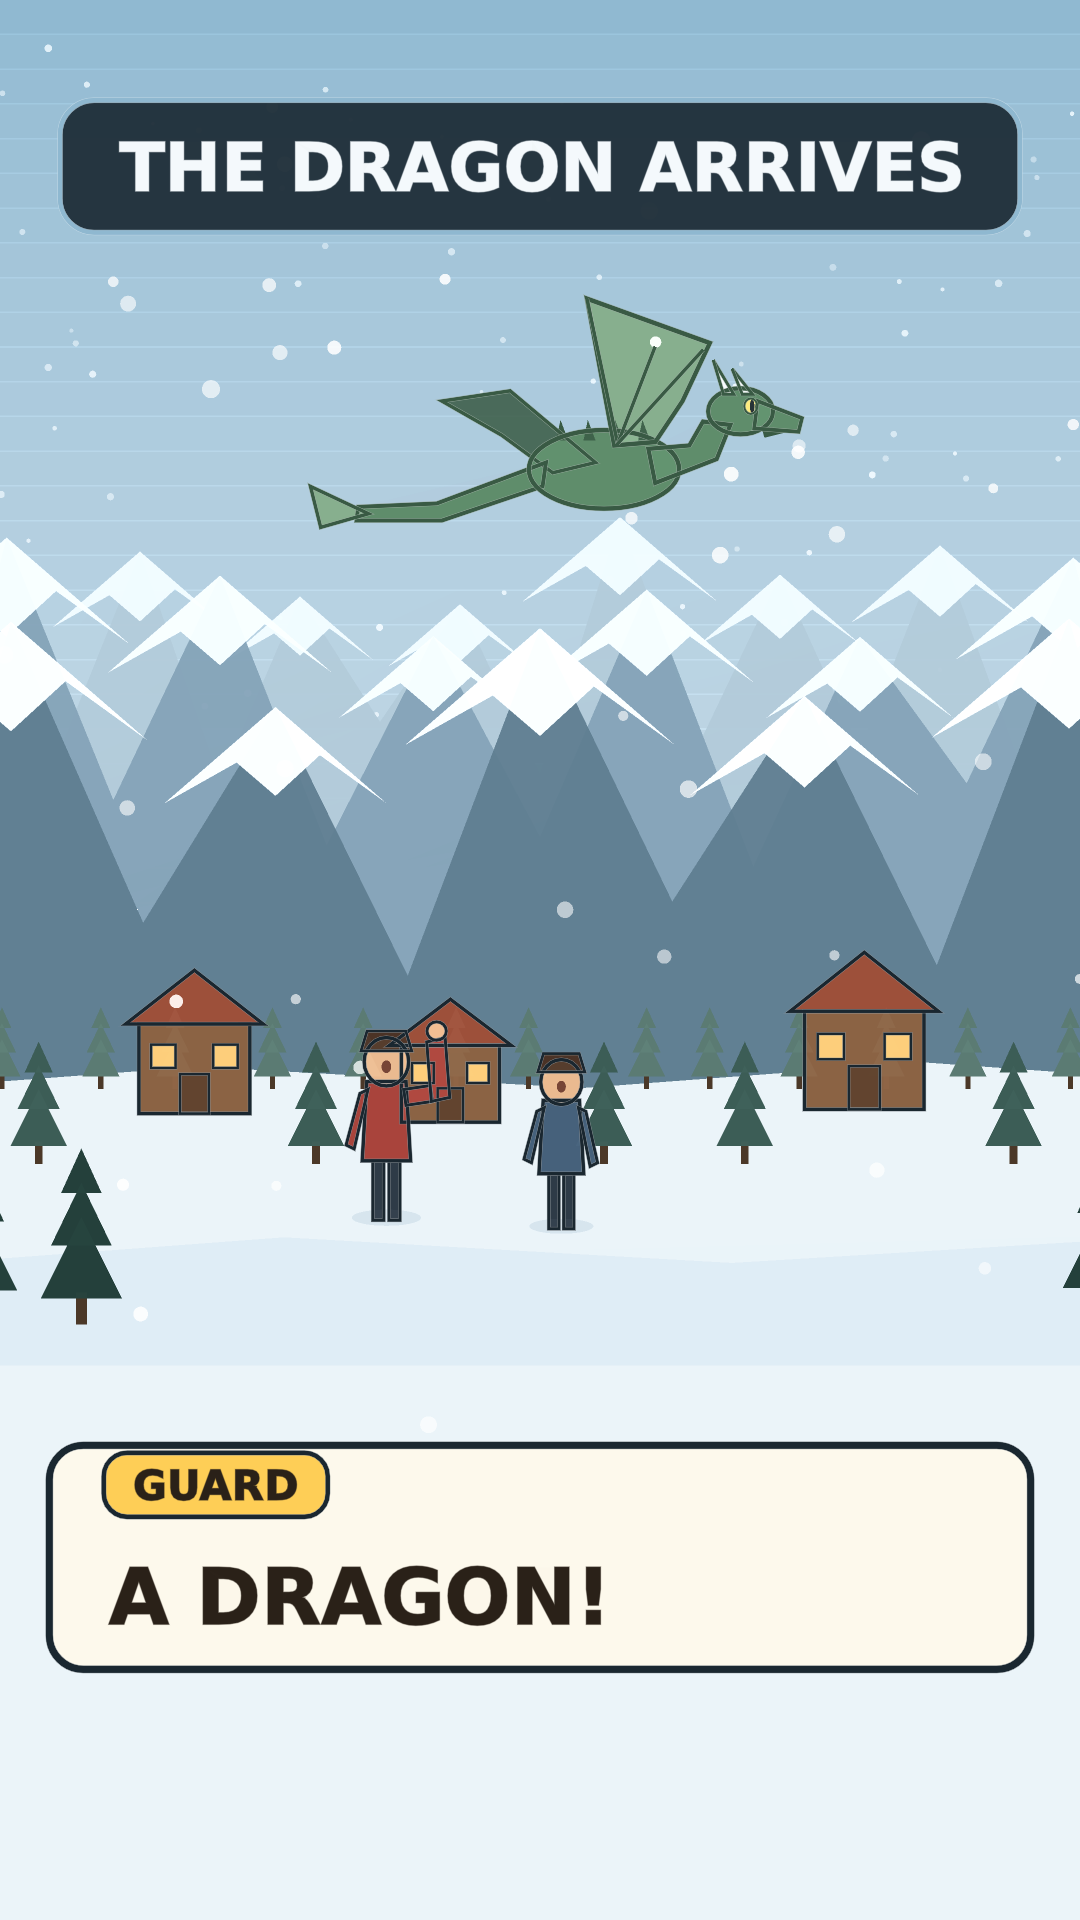

Here is the Python script that generated this plot:
"""
sketch_style_test — a drawing-quality probe, not an episode. Still frame.

    xvfb-run -a -s "-screen 0 1600x1200x24" \
        manimgl sketch_style_test.py SketchStyleTest -s -w -r 1080x1920

Answering "can you draw better than this?" with a frame rather than a
claim. Same beat as the reference clip — a dragon over a snowbound
village, two villagers reacting, dialogue box — rebuilt in vector.

WHAT IS ACTUALLY DIFFERENT FROM THE REFERENCE
    atmospheric perspective: three mountain ranks, each paler and bluer
        than the one in front, so distance reads without outlines
    a dragon with anatomy: tapered neck, horned skull, membrane wings on
        visible struts, a tail that thins to a point
    figures on human proportions, with a gesture (one points, one recoils)
        and soft contact shadows so they stand ON the snow
    warm window light against cold snow — the only warm hue in the frame,
        which is what gives it depth
    foreground trees large and near-black, background trees small and
        washed toward the sky colour
    snowfall in three depths, the near flakes larger and softer

WHAT THIS STILL DOES NOT PROVE
    motion. Every frame here is geometry in code, so fluid character
    animation — squash, overlap, follow-through — is expensive to author
    even though the drawing is cheap. Treat this as the art ceiling, not
    the animation ceiling.

Portrait 1080x1920, because that is where the channel posts; the
reference was 960x540 landscape.
"""
from manimlib import *
import numpy as np

FRAME_H = 9.0
SAFE_X = 1.68

SKY_HI,  SKY_LO  = "#8FB8D0", "#DCEAF2"
MTN_FAR, MTN_MID, MTN_NEAR = "#A9C0CE", "#7D9AAE", "#5A7789"
CAP_FAR, CAP_MID, CAP_NEAR = "#E6F0F6", "#EDF4F9", "#F4F9FC"
SNOW, SNOW_SH = "#E9F2F7", "#C6D9E6"
TREE_FAR, TREE_MID, TREE_NEAR = "#5A7A72", "#3C5C55", "#24403B"
WOOD, ROOF, WINDOW_ = "#8A6244", "#9C4F3A", "#F4C877"
DRG, DRG_DK, MEMB = "#5E8C6A", "#395A44", "#86AE8D"
INK = "#1A2730"
SKIN, CLOAK_A, CLOAK_B = "#E8B98F", "#A8443C", "#46607A"
PAPER, PAPER_INK = "#FBF7EA", "#2A2118"
CHIP = "#F0C04A"


def poly(pts, fill, op=1.0, stroke=None, sw=0.0):
    m = Polygon(*[np.array([x, y, 0]) for x, y in pts])
    m.set_fill(fill, op)
    m.set_stroke(stroke if stroke else fill, sw)
    return m


def rect(cx, cy, w, h, fill, op=1.0, stroke=None, sw=0.0, r=0.0):
    m = (RoundedRectangle(width=w, height=h, corner_radius=r)
         if r else Rectangle(width=w, height=h))
    m.set_fill(fill, op)
    m.set_stroke(stroke if stroke else fill, sw)
    m.move_to(np.array([cx, cy, 0]))
    return m


def blob(cx, cy, rx, ry, fill, op=1.0, stroke=None, sw=0.0):
    m = Circle(radius=1.0)
    m.set_fill(fill, op)
    m.set_stroke(stroke if stroke else fill, sw)
    m.stretch(rx, 0).stretch(ry, 1).move_to(np.array([cx, cy, 0]))
    return m


def ridge(y0, height, color, cap, seed, n=7, span=3.2):
    """One mountain rank: jagged silhouette plus snow caps on each peak."""
    rng = np.random.default_rng(seed)
    xs = np.linspace(-span, span, 2 * n + 1)
    pts, peaks = [(-span, y0)], []
    for i in range(1, len(xs) - 1):
        if i % 2:
            h = height * rng.uniform(0.70, 1.0)
            pts.append((xs[i], y0 + h))
            peaks.append((xs[i], y0 + h, h))
        else:
            pts.append((xs[i], y0 + height * rng.uniform(0.18, 0.38)))
    pts += [(span, y0), (span, y0 - 4.0), (-span, y0 - 4.0)]
    g = VGroup(poly(pts, color))
    for px, py, h in peaks:
        w = h * 0.30
        g.add(poly([(px, py), (px - w, py - h * 0.26),
                    (px - w * 0.35, py - h * 0.15), (px, py - h * 0.24),
                    (px + w * 0.40, py - h * 0.13),
                    (px + w, py - h * 0.26)], cap))
    return g


def pine(cx, base, h, color, lean=0.0):
    g = VGroup(rect(cx, base + h * 0.07, h * 0.055, h * 0.16, "#4A3828"))
    for k, f in enumerate((0.0, 0.26, 0.52)):
        w = h * (0.40 - 0.10 * k)
        y = base + h * (0.12 + f)
        tip = h * (0.40 - 0.09 * k)
        g.add(poly([(cx - w / 2 + lean, y), (cx + w / 2 + lean, y),
                    (cx + lean * 1.6, y + tip)], color))
    return g


def house(cx, base, w, h):
    g = VGroup(rect(cx, base + h / 2, w, h, WOOD, stroke=INK, sw=1.6))
    g.add(poly([(cx - w * 0.62, base + h), (cx + w * 0.62, base + h),
                (cx, base + h * 1.60)], ROOF, stroke=INK, sw=1.6))
    g.add(rect(cx, base + h * 0.22, w * 0.26, h * 0.44, "#5A3F2B",
               stroke=INK, sw=1.2))
    for sx in (-1, 1):
        g.add(rect(cx + sx * w * 0.28, base + h * 0.64, w * 0.22, h * 0.26,
                   WINDOW_, stroke=INK, sw=1.2))
    return g


def villager(cx, base, cloak, arm_up=False, scale=1.0):
    """Human proportions: head ~1/6 of height, not 1/3."""
    s = scale
    H = 0.86 * s
    hd = 0.105 * s
    g = VGroup()
    g.add(blob(cx, base + 0.012, 0.15 * s, 0.035 * s, SNOW_SH, 0.55))
    g.add(rect(cx - 0.035 * s, base + H * 0.15, 0.048 * s, H * 0.30,
               "#2E3B47", stroke=INK, sw=1.4))
    g.add(rect(cx + 0.035 * s, base + H * 0.15, 0.048 * s, H * 0.30,
               "#2E3B47", stroke=INK, sw=1.4))
    g.add(poly([(cx - 0.105 * s, base + H * 0.30), (cx + 0.105 * s, base + H * 0.30),
                (cx + 0.085 * s, base + H * 0.70), (cx - 0.085 * s, base + H * 0.70)],
               cloak, stroke=INK, sw=1.6))
    if arm_up:
        # upper arm out, forearm up, then a hand — a single straight limb
        # read as a spear in the first pass
        g.add(poly([(cx + 0.075 * s, base + H * 0.66),
                    (cx + 0.085 * s, base + H * 0.58),
                    (cx + 0.20 * s, base + H * 0.60),
                    (cx + 0.19 * s, base + H * 0.68)],
                   cloak, stroke=INK, sw=1.4))
        g.add(poly([(cx + 0.195 * s, base + H * 0.60),
                    (cx + 0.275 * s, base + H * 0.62),
                    (cx + 0.255 * s, base + H * 0.92),
                    (cx + 0.175 * s, base + H * 0.90)],
                   cloak, stroke=INK, sw=1.4))
        g.add(blob(cx + 0.218 * s, base + H * 0.955, 0.042 * s, 0.040 * s,
                   SKIN, stroke=INK, sw=1.4))
    else:
        g.add(poly([(cx + 0.08 * s, base + H * 0.66), (cx + 0.115 * s, base + H * 0.64),
                    (cx + 0.17 * s, base + H * 0.36), (cx + 0.135 * s, base + H * 0.34)],
                   cloak, stroke=INK, sw=1.4))
    g.add(poly([(cx - 0.08 * s, base + H * 0.66), (cx - 0.115 * s, base + H * 0.64),
                (cx - 0.175 * s, base + H * 0.38), (cx - 0.14 * s, base + H * 0.36)],
               cloak, stroke=INK, sw=1.4))
    g.add(blob(cx, base + H * 0.80, hd * 0.92, hd, SKIN, stroke=INK, sw=1.6))
    g.add(blob(cx, base + H * 0.775, hd * 0.20, hd * 0.26, "#6B3B2E"))
    g.add(poly([(cx - hd * 1.05, base + H * 0.855), (cx + hd * 1.05, base + H * 0.855),
                (cx + hd * 0.80, base + H * 0.955), (cx - hd * 0.80, base + H * 0.955)],
               "#4A3326", stroke=INK, sw=1.3))
    return g


def dragon(cx, cy, s=1.0):
    """Body, curved neck, horned head, one raised wing on visible struts,
    one far wing behind, tapering tail. The first pass stacked overlapping
    polygons and read as a green blob."""
    g = VGroup()

    # far wing, behind the body and darker
    g.add(poly([(cx - 0.05 * s, cy + 0.04 * s), (cx - 0.55 * s, cy + 0.46 * s),
                (cx - 0.95 * s, cy + 0.40 * s), (cx - 0.60 * s, cy + 0.20 * s),
                (cx - 0.30 * s, cy - 0.02 * s)], DRG_DK, 0.85,
               stroke=DRG_DK, sw=1.6))

    # tail: three tapering segments and a fin
    g.add(poly([(cx - 0.34 * s, cy + 0.04 * s), (cx - 0.36 * s, cy - 0.10 * s),
                (cx - 0.95 * s, cy - 0.30 * s), (cx - 1.45 * s, cy - 0.30 * s),
                (cx - 1.44 * s, cy - 0.22 * s), (cx - 0.98 * s, cy - 0.20 * s)],
               DRG, stroke=DRG_DK, sw=1.8))
    g.add(poly([(cx - 1.38 * s, cy - 0.26 * s), (cx - 1.72 * s, cy - 0.10 * s),
                (cx - 1.66 * s, cy - 0.34 * s)], MEMB, stroke=DRG_DK, sw=1.6))

    # body
    g.add(blob(cx, cy, 0.44 * s, 0.23 * s, DRG, stroke=DRG_DK, sw=2.0))

    # near wing, raised, with three struts so it reads as a membrane
    tip = (cx - 0.10 * s, cy + 1.00 * s)
    g.add(poly([(cx + 0.06 * s, cy + 0.14 * s), tip,
                (cx + 0.62 * s, cy + 0.74 * s), (cx + 0.46 * s, cy + 0.40 * s),
                (cx + 0.30 * s, cy + 0.16 * s)], MEMB, stroke=DRG_DK, sw=2.0))
    for ex, ey in ((cx - 0.10 * s, cy + 1.00 * s),
                   (cx + 0.30 * s, cy + 0.72 * s),
                   (cx + 0.58 * s, cy + 0.70 * s)):
        bar = VMobject(stroke_color=DRG_DK, stroke_width=1.6)
        bar.set_points_as_corners([np.array([cx + 0.08 * s, cy + 0.15 * s, 0]),
                                   np.array([ex, ey, 0])])
        g.add(bar)

    # neck, curving up to the right
    g.add(poly([(cx + 0.26 * s, cy + 0.12 * s), (cx + 0.30 * s, cy - 0.08 * s),
                (cx + 0.66 * s, cy + 0.06 * s), (cx + 0.74 * s, cy + 0.26 * s),
                (cx + 0.58 * s, cy + 0.28 * s), (cx + 0.50 * s, cy + 0.14 * s)],
               DRG, stroke=DRG_DK, sw=1.9))

    # head: skull, snout, jaw, horns, eye
    g.add(blob(cx + 0.80 * s, cy + 0.34 * s, 0.19 * s, 0.135 * s, DRG,
               stroke=DRG_DK, sw=1.9))
    g.add(poly([(cx + 0.90 * s, cy + 0.40 * s), (cx + 1.16 * s, cy + 0.30 * s),
                (cx + 1.14 * s, cy + 0.22 * s), (cx + 0.88 * s, cy + 0.24 * s)],
               DRG, stroke=DRG_DK, sw=1.7))
    g.add(poly([(cx + 0.92 * s, cy + 0.255 * s), (cx + 1.10 * s, cy + 0.225 * s),
                (cx + 0.94 * s, cy + 0.185 * s)], DRG_DK))
    for dx, ln in ((0.0, 0.20), (0.11, 0.15)):
        g.add(poly([(cx + (0.70 + dx) * s, cy + 0.44 * s),
                    (cx + (0.76 + dx) * s, cy + 0.44 * s),
                    (cx + (0.64 + dx) * s, cy + (0.44 + ln) * s)],
                   CAP_NEAR, stroke=DRG_DK, sw=1.4))
    g.add(blob(cx + 0.86 * s, cy + 0.37 * s, 0.038 * s, 0.045 * s, "#F6E27A",
               stroke=DRG_DK, sw=1.0))
    g.add(blob(cx + 0.868 * s, cy + 0.37 * s, 0.013 * s, 0.040 * s, INK))

    # back spines
    for k in range(4):
        bx = cx - 0.28 * s + k * 0.16 * s
        g.add(poly([(bx, cy + 0.17 * s), (bx + 0.07 * s, cy + 0.17 * s),
                    (bx + 0.025 * s, cy + 0.29 * s)], DRG_DK))
    return g


class SketchStyleTest(Scene):
    def construct(self):
        self.camera.background_rgba = list(color_to_rgba(SKY_LO, 1.0))
        self.camera.frame.set_height(FRAME_H)

        bands = VGroup()
        for i in range(44):
            t = i / 43
            bands.add(rect(0, 4.5 - t * 7.0 - 0.08, 6.0, 0.17,
                           interpolate_color(SKY_HI, SKY_LO, t ** 0.85)))
        self.add(bands)

        snow_far = VGroup()
        rng = np.random.default_rng(7)
        for _ in range(130):
            x, y = rng.uniform(-2.6, 2.6), rng.uniform(-1.4, 4.3)
            r = rng.uniform(0.008, 0.019)
            snow_far.add(blob(x, y, r, r, "#FFFFFF", rng.uniform(0.30, 0.70)))
        self.add(snow_far)

        self.add(ridge(0.55, 1.55, MTN_FAR, CAP_FAR, 11, 8, 3.0))
        self.add(ridge(0.05, 2.05, MTN_MID, CAP_MID, 5, 6, 3.0))
        self.add(ridge(-0.55, 2.35, MTN_NEAR, CAP_NEAR, 23, 5, 3.1))

        # the ground has to run behind the dialogue box, or a band of bare
        # sky shows between the snow line and the box
        self.add(poly([(-3.2, -0.62), (-1.6, -0.50), (0.2, -0.60),
                       (1.8, -0.48), (3.2, -0.58), (3.2, -5.0), (-3.2, -5.0)],
                      SNOW))
        self.add(poly([(-3.2, -1.45), (-1.2, -1.30), (0.9, -1.42),
                       (3.2, -1.28), (3.2, -1.9), (-3.2, -1.9)], SNOW_SH, 0.5))

        far_trees = VGroup()
        for x in np.linspace(-2.5, 2.5, 13):
            far_trees.add(pine(x + float(rng.uniform(-0.09, 0.09)), -0.60,
                               0.44, TREE_FAR))
        self.add(far_trees)

        self.add(house(-1.62, -0.72, 0.52, 0.42))
        self.add(house(1.52, -0.70, 0.56, 0.46))
        self.add(house(-0.42, -0.76, 0.46, 0.36))

        mid_trees = VGroup()
        for x in (-2.35, -1.05, 0.30, 0.96, 2.22):
            mid_trees.add(pine(x, -0.95, 0.66, TREE_MID))
        self.add(mid_trees)

        self.add(dragon(0.30, 2.30, 0.80))

        self.add(villager(-0.72, -1.22, CLOAK_A, arm_up=True, scale=1.08))
        self.add(villager(0.10, -1.26, CLOAK_B, arm_up=False, scale=1.00))

        near_trees = VGroup()
        for x, h in ((-2.70, 1.25), (2.72, 1.35), (-2.15, 0.95)):
            near_trees.add(pine(x, -1.70, h, TREE_NEAR))
        self.add(near_trees)

        snow_near = VGroup()
        for _ in range(42):
            x, y = rng.uniform(-2.7, 2.7), rng.uniform(-2.2, 4.4)
            r = rng.uniform(0.022, 0.044)
            snow_near.add(blob(x, y, r, r, "#FFFFFF", rng.uniform(0.55, 0.9)))
        self.add(snow_near)

        bar = rect(0, 3.72, 4.5, 0.62, "#20303A", 0.96, stroke="#8FB8D0",
                   sw=2.0, r=0.16)
        title = Text("THE DRAGON ARRIVES", fill_color="#F2F7FA",
                     font_size=31, weight=BOLD)
        title.move_to(np.array([0, 3.72, 0]))
        self.add(bar, title)

        box = rect(0, -2.80, 4.6, 1.05, PAPER, 1.0, stroke=INK, sw=3.0, r=0.16)
        chip = rect(-1.52, -2.46, 1.05, 0.30, CHIP, 1.0, stroke=INK, sw=2.0,
                    r=0.11)
        who = Text("GUARD", fill_color=PAPER_INK, font_size=19, weight=BOLD)
        who.move_to(np.array([-1.52, -2.46, 0]))
        line = Text("A DRAGON!", fill_color=PAPER_INK, font_size=36,
                    weight=BOLD)
        line.move_to(np.array([0, -2.98, 0]))
        line.align_to(np.array([-2.02, 0, 0]), LEFT)
        self.add(box, chip, who, line)

        self.wait(0.1)
